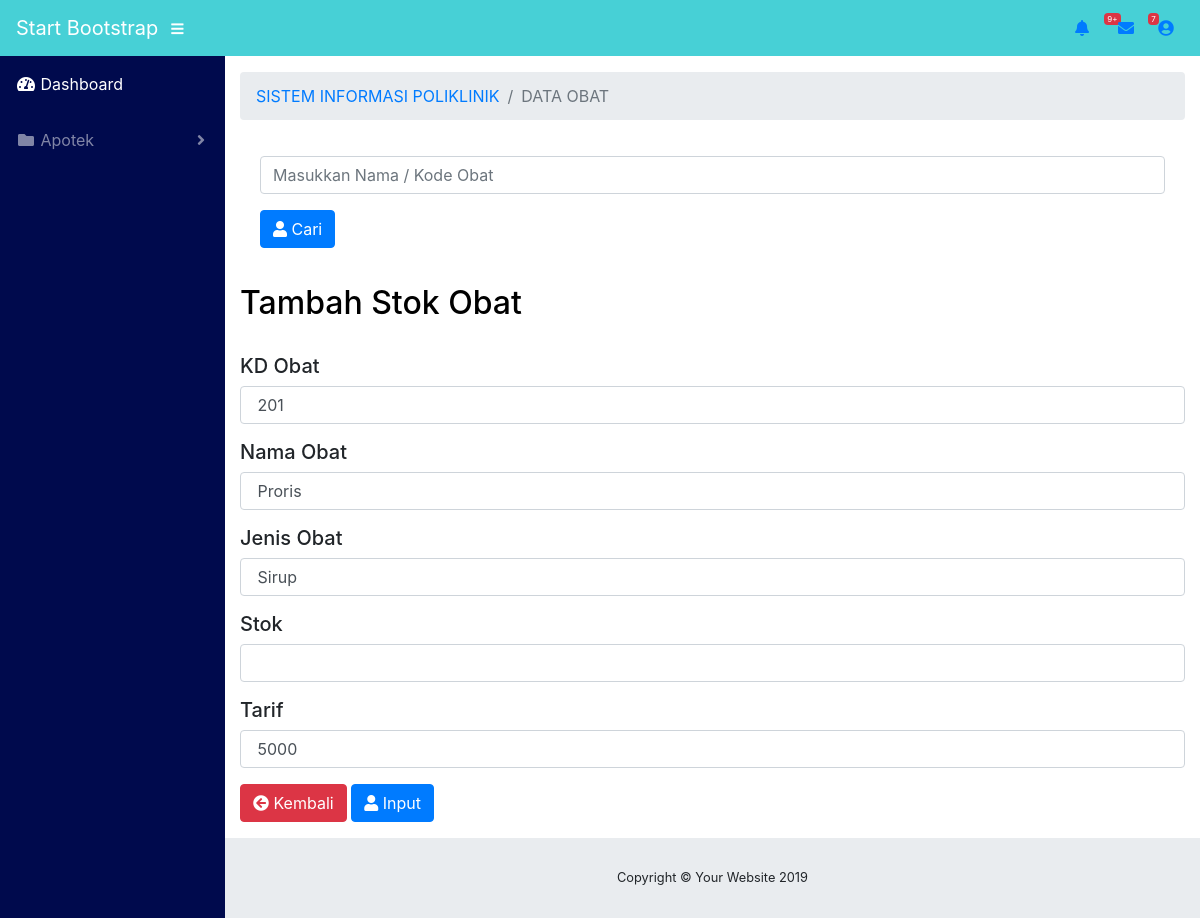
Page /stok_obat.php (signed in) on the committed database.
### tables this page shows
CREATE TABLE IF NOT EXISTS `tb_obat` (
  `kd_obat` int(50) NOT NULL,
  `nm_obat` varchar(50) NOT NULL,
  `jenis_obat` varchar(100) NOT NULL,
  `stok` int(50) NOT NULL,
  `tarif` int(50) NOT NULL
);

### stok_obat.php (the view, shortened to what this page needs)
<?php
    include "koneksi.php";
    $cari="";
    $query = "SELECT * FROM tb_obat WHERE kd_obat LIKE '%".$cari."%' OR nm_obat LIKE '%".$cari."%'";
    $hasil = mysqli_query($conn,$query);
    $data = mysqli_fetch_array($hasil);
?>
<!DOCTYPE html>
<html lang="en">
<head>
  <link href="vendor/fontawesome-free/css/all.min.css" rel="stylesheet" type="text/css">
  <link href="vendor/datatables/dataTables.bootstrap4.css" rel="stylesheet">
  <link href="css/sb-admin.css" rel="stylesheet">
</head>
<body id="page-top">
  <nav class="navbar navbar-expand static-top"style="background-color: #47D0D6;" >
    <a class="navbar-brand mr-1"style="color: white" href="index.html">Start Bootstrap</a>
    <button class="btn btn-link btn-sm text-white order-1 order-sm-0" id="sidebarToggle" href="#">
      <i class="fas fa-bars"></i>
    </button>
    <ul class="navbar-nav ml-auto ml-md-0">
      <li class="nav-item dropdown no-arrow mx-1">
        <a class="nav-link dropdown-toggle" href="#" id="alertsDropdown" role="button" data-toggle="dropdown" aria-haspopup="true" aria-expanded="false">
          <i class="fas fa-bell fa-fw"></i>
          <span class="badge badge-danger">9+</span>
        </a>
      </li>
      <li class="nav-item dropdown no-arrow mx-1">
        <a class="nav-link dropdown-toggle" href="#" id="messagesDropdown" role="button" data-toggle="dropdown" aria-haspopup="true" aria-expanded="false">
          <i class="fas fa-envelope fa-fw"></i>
          <span class="badge badge-danger">7</span>
        </a>
      </li>
      <li class="nav-item dropdown no-arrow">
        <a class="nav-link dropdown-toggle" href="#" id="userDropdown" role="button" data-toggle="dropdown" aria-haspopup="true" aria-expanded="false">
          <i class="fas fa-user-circle fa-fw"></i>
        </a>
      </li>
    </ul>
  </nav>
  <div id="wrapper">
    <ul class="sidebar navbar-nav"style="background-color: #000A4D;">
      <li class="nav-item active">
        <a class="nav-link" href="stok_obat.php">
          <i class="fas fa-fw fa-tachometer-alt"></i>
          <span>Dashboard</span>
        </a>
      </li>
      <li class="nav-item dropdown">
        <a class="nav-link dropdown-toggle" href="#" id="pagesDropdown" role="button" data-toggle="dropdown" aria-haspopup="true" aria-expanded="false">
          <i class="fas fa-fw fa-folder"></i>
          <span>Apotek</span>
        </a>
      </li>
    </ul>
    <div id="content-wrapper">
      <div class="container-fluid">
        <ol class="breadcrumb">
          <li class="breadcrumb-item">
            <a href="index_admin.php">SISTEM INFORMASI POLIKLINIK</a>
          </li>
          <li class="breadcrumb-item active">DATA OBAT</li>
        </ol>
        <div class="card-body">
                <form action="" method="POST">
                                    <div class="form-group">
                                        <div class="form-line">
                                            <input type="text" name="cari" class="form-control" autocomplete="off" placeholder="Masukkan Nama / Kode Obat" autofocus />
                                        </div>
                                    </div>
  <div class="form-group pull-right">
    <button name="carri" type="submit" class="btn btn-primary"><i class="fas fa-user"></i> Cari</button>
  </div>
                </form>
            </div>
<h2 class="card-inside-title" style="color: black;" >Tambah Stok Obat</h2><br>
<form  role="form" action="" method="POST">
                            <h5 class="card-inside-title">KD Obat</h5>
                                    <div class="form-group">
                                        <div class="form-line">
                                            <input type="text" name="kd_obat" value=" <?php echo $data['kd_obat']; ?> " class="form-control" />
                                        </div>
                                    </div>
          <h5 class="card-inside-title">Nama Obat</h5>
          <div class="form-group">
          <div class="form-line">
          <input type="text" name="nm_obat" value=" <?php echo $data['nm_obat']; ?> " class="form-control" />
          </div>
          </div>
          <h5 class="card-inside-title">Jenis Obat</h5>
          <div class="form-group">
          <div class="form-line">
          <input type="text" name="jenis_obat" value=" <?php echo $data['jenis_obat']; ?> " class="form-control" />
          </div>
          </div>
          <h5 class="card-inside-title">Stok</h5>
          <div class="form-group">
          <div class="form-line">
          <input type="text" name="stok" class="form-control" />
          </div>
          </div>
          <h5 class="card-inside-title">Tarif</h5>
          <div class="form-group">
          <div class="form-line">
          <input type="text" name="tarif" value=" <?php echo $data['tarif']; ?> " class="form-control" />
          </div>
          </div>
  <div class="form-group pull-right">
    <a href="data_obat.php" class="btn btn-danger"><i class="fas fa-arrow-circle-left"></i> Kembali</a>
    <button name="submit" type="submit" class="btn btn-primary"><i class="fas fa-user"></i> Input</button>
  </div>
        </form>
      </div>
    </div>
      <footer class="sticky-footer">
        <div class="container my-auto">
          <div class="copyright text-center my-auto">
            <span>Copyright © Your Website 2019</span>
          </div>
        </div>
      </footer>
    </div>
</html>

### rows in the picture
tb_obat: kd_obat "201", nm_obat "Proris", jenis_obat "Sirup", tarif "5000"
